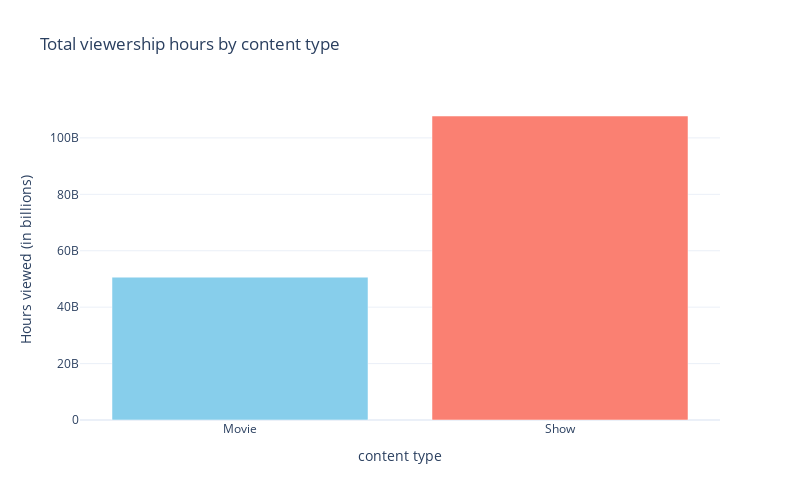

This figure's notebook cell:
### Code cell
fig=go.Figure(data=[
    go.Bar(
        x=content_type_viewership.index,
        y=content_type_viewership.values,
        marker_color=['skyblue','salmon']
    )
])

fig.update_layout(
    title='Total viewership hours by content type ',
    xaxis_title='content type',
    yaxis_title='Hours viewed (in billions)',
    xaxis_tickangle=0,
    height=500,
    width=800
)
fig.show()

### Figure 1 — Plotly figure (JSON) as saved in the notebook; plotly's stock layout.template omitted (floating-point values rounded to 4 significant figures)
{"data": [{"marker": {"color": ["skyblue", "salmon"]}, "type": "bar", "x": ["Movie", "Show"], "y": [50637800000, 107764100000]}], "layout": {"height": 500, "title": {"text": "Total viewership hours by content type "}, "width": 800, "xaxis": {"autorange": true, "range": [-0.5, 1.5], "tickangle": 0, "title": {"text": "content type"}, "type": "category"}, "yaxis": {"autorange": true, "range": [0, 113400000000.0], "title": {"text": "Hours viewed (in billions)"}, "type": "linear"}}}
